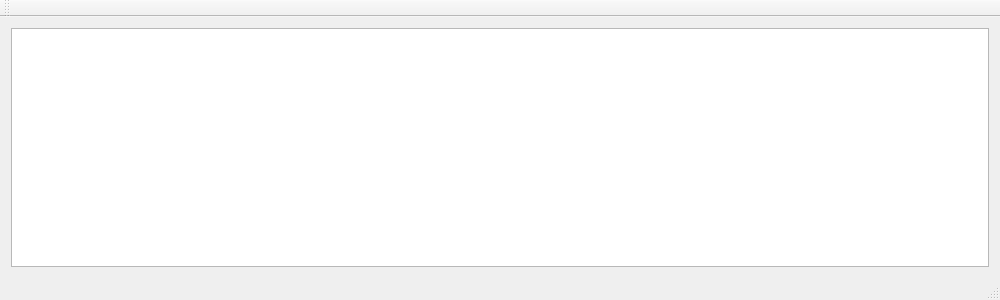
<?xml version="1.0" encoding="UTF-8"?>
<ui version="4.0">
 <class>ServerWindow</class>
 <widget class="QMainWindow" name="ServerWindow">
  <property name="geometry">
   <rect>
    <x>0</x>
    <y>0</y>
    <width>1000</width>
    <height>300</height>
   </rect>
  </property>
  <property name="windowTitle">
   <string>ServerWindow</string>
  </property>
  <widget class="QWidget" name="centralWidget">
   <layout class="QVBoxLayout" name="verticalLayout">
    <item>
     <widget class="QTableWidget" name="tableWidget"/>
    </item>
   </layout>
  </widget>
  <widget class="QMenuBar" name="menuBar">
   <property name="geometry">
    <rect>
     <x>0</x>
     <y>0</y>
     <width>1000</width>
     <height>23</height>
    </rect>
   </property>
  </widget>
  <widget class="QToolBar" name="mainToolBar">
   <attribute name="toolBarArea">
    <enum>TopToolBarArea</enum>
   </attribute>
   <attribute name="toolBarBreak">
    <bool>false</bool>
   </attribute>
  </widget>
  <widget class="QStatusBar" name="statusBar"/>
 </widget>
 <layoutdefault spacing="6" margin="11"/>
 <resources/>
 <connections/>
</ui>
